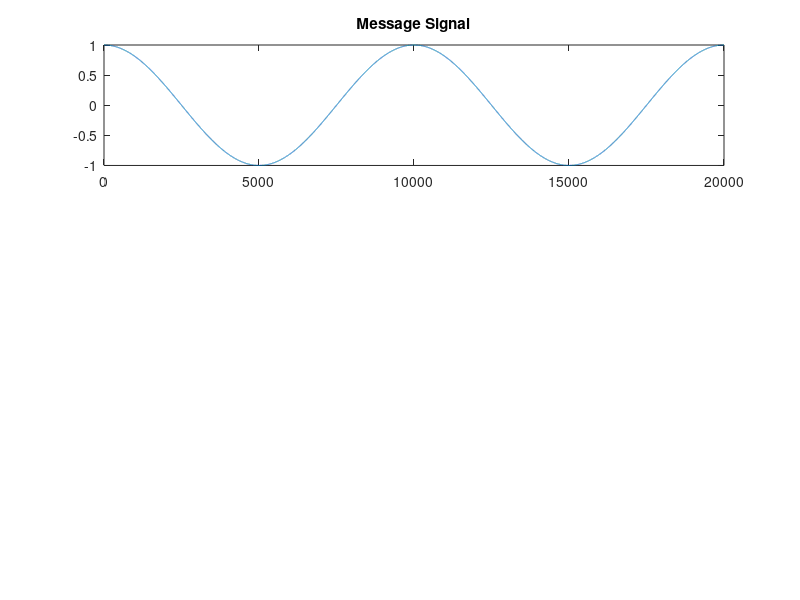

This chart was generated by the following MATLAB code: (Note: this script raises an error after producing the figure.)
% AMPLITUDE MODULATION

fc = 1000000;
fm = 1000;

fs = 10000000; % sampling frequency

k = 0.5;       % modulation index
Ac = 1/k;      % assuming Am = 1

opt = -Ac;
t = 0:1/fs:(2/fm) - (1/fs);

x = cos(2*pi*fm*t);% + sin(2*pi*fm*t);
subplot(311)
plot(x);
title('Message Signal');

y = modulate(x,fc,fs,'amdsb-sc');
subplot(312)
plot(y);
title('Amplitude Modulation');

z = Ac*(1+k.*x).*cos(2*pi*fc*t);
subplot(313)
plot(z);
title('AM modulation');